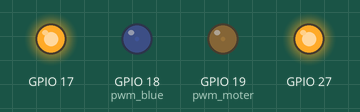
Recording of a program running on a simulated Raspberry Pi (BCM pin numbers). Parts: output pins drawn as LEDs (lit = HIGH). Threads take turns every 2 ms.

Above: at 0.05 s.
At 0.55 s:
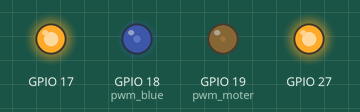
At 1.85 s:
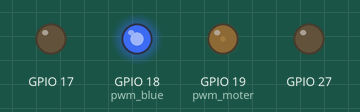
At 3.65 s:
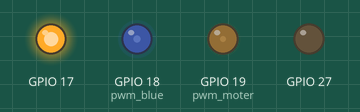
At 5.45 s:
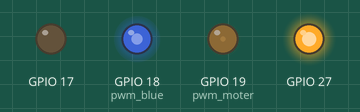
At 7.25 s:
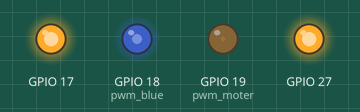
Timing chart, 0 to 9.5 s (numbered marks = the images above):
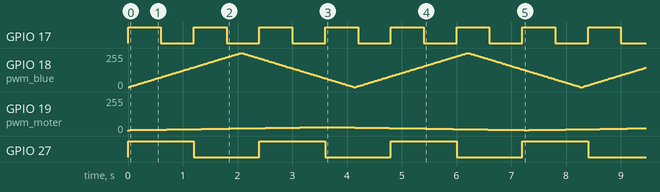

Measured:
- by itself, GPIO 17: alternates HIGH for 0.60 s and LOW for 0.60 s
- by itself, GPIO 27: alternates HIGH for 1.2 s and LOW for 1.2 s

The program:

threadex3.py
```python
import RPi.GPIO as GPIO
import time
import threading

flag_exit=0
GPIO.setmode(GPIO.BCM)
GPIO.setup(17,GPIO.OUT)
GPIO.setup(27,GPIO.OUT)
GPIO.setup(18,GPIO.OUT)
GPIO.setup(19,GPIO.OUT)

pwm_blue=GPIO.PWM(18,100)
pwm_blue.start(0)
pwm_moter=GPIO.PWM(19,50)
pwm_moter.start(2.9)

def green():
  while 1:
    GPIO.output(27,1)
    time.sleep(1.2)
    GPIO.output(27,0)
    time.sleep(1.2)

    if flag_exit==1:break
def blue():
    while 1:
        for t in range(0,101):
         pwm_blue.ChangeDutyCycle(t)
         time.sleep(0.02048)
        for t in range(100,-1,-1):
         pwm_blue.ChangeDutyCycle(t)
         time.sleep(0.02048)

        if flag_exit==1:break
def moter():
    while 1:
        for i in range(29,116):
         pwm_moter.ChangeDutyCycle(i/10)
         time.sleep(0.0418)
        for i in range(115,28,-1):
         pwm_moter.ChangeDutyCycle(i/10)
         time.sleep(0.0418)

        if flag_exit==1:break
tg=threading.Thread(target=green)
tg.start()
tb=threading.Thread(target=blue)
tb.start()
tm=threading.Thread(target=moter)
tm.start()

try:
    while 1:
        GPIO.output(17,1)
        time.sleep(0.6)
        GPIO.output(17,0)
        time.sleep(0.6)
except KeyboardInterrupt:
    pass

flag_exit=1
tg.join()
tb.join()
tm.join()
pwm_blue.stop()
pwm_moter.stop()
GPIO.cleanup()
    
```
